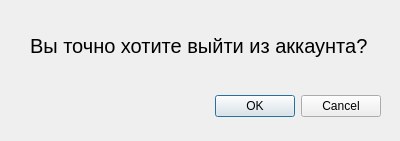
<?xml version="1.0" encoding="UTF-8"?>
<ui version="4.0">
 <class>Dialog</class>
 <widget class="QDialog" name="Dialog">
  <property name="geometry">
   <rect>
    <x>0</x>
    <y>0</y>
    <width>400</width>
    <height>141</height>
   </rect>
  </property>
  <property name="windowTitle">
   <string>Сеть Кинотеатров</string>
  </property>
  <widget class="QDialogButtonBox" name="buttonBox">
   <property name="geometry">
    <rect>
     <x>40</x>
     <y>90</y>
     <width>341</width>
     <height>32</height>
    </rect>
   </property>
   <property name="orientation">
    <enum>Qt::Horizontal</enum>
   </property>
   <property name="standardButtons">
    <set>QDialogButtonBox::Cancel|QDialogButtonBox::Ok</set>
   </property>
  </widget>
  <widget class="QLabel" name="label">
   <property name="geometry">
    <rect>
     <x>30</x>
     <y>10</y>
     <width>351</width>
     <height>71</height>
    </rect>
   </property>
   <property name="font">
    <font>
     <pointsize>15</pointsize>
    </font>
   </property>
   <property name="text">
    <string>Вы точно хотите выйти из аккаунта?</string>
   </property>
  </widget>
 </widget>
 <resources/>
 <connections>
  <connection>
   <sender>buttonBox</sender>
   <signal>accepted()</signal>
   <receiver>Dialog</receiver>
   <slot>accept()</slot>
   <hints>
    <hint type="sourcelabel">
     <x>248</x>
     <y>254</y>
    </hint>
    <hint type="destinationlabel">
     <x>157</x>
     <y>274</y>
    </hint>
   </hints>
  </connection>
  <connection>
   <sender>buttonBox</sender>
   <signal>rejected()</signal>
   <receiver>Dialog</receiver>
   <slot>reject()</slot>
   <hints>
    <hint type="sourcelabel">
     <x>316</x>
     <y>260</y>
    </hint>
    <hint type="destinationlabel">
     <x>286</x>
     <y>274</y>
    </hint>
   </hints>
  </connection>
 </connections>
</ui>
